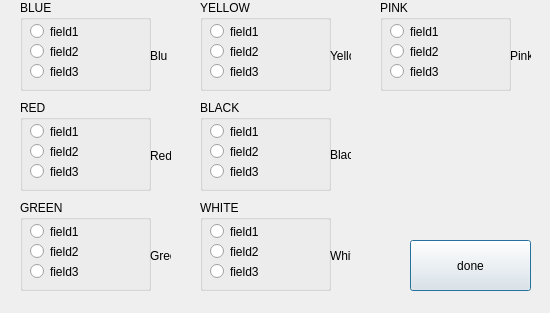
<?xml version="1.0" encoding="UTF-8"?>
<ui version="4.0">
 <class>secondwindow</class>
 <widget class="QDialog" name="secondwindow">
  <property name="geometry">
   <rect>
    <x>0</x>
    <y>0</y>
    <width>550</width>
    <height>313</height>
   </rect>
  </property>
  <property name="windowTitle">
   <string>Dialog</string>
  </property>
  <widget class="QPushButton" name="pushButton">
   <property name="geometry">
    <rect>
     <x>410</x>
     <y>240</y>
     <width>121</width>
     <height>51</height>
    </rect>
   </property>
   <property name="text">
    <string>done</string>
   </property>
  </widget>
  <widget class="QGroupBox" name="groupBox">
   <property name="geometry">
    <rect>
     <x>20</x>
     <y>0</y>
     <width>131</width>
     <height>91</height>
    </rect>
   </property>
   <property name="title">
    <string>BLUE</string>
   </property>
   <widget class="QRadioButton" name="radioButton">
    <property name="geometry">
     <rect>
      <x>10</x>
      <y>20</y>
      <width>112</width>
      <height>23</height>
     </rect>
    </property>
    <property name="text">
     <string>field1</string>
    </property>
   </widget>
   <widget class="QRadioButton" name="radioButton_2">
    <property name="geometry">
     <rect>
      <x>10</x>
      <y>40</y>
      <width>112</width>
      <height>23</height>
     </rect>
    </property>
    <property name="text">
     <string>field2</string>
    </property>
   </widget>
   <widget class="QRadioButton" name="radioButton_3">
    <property name="geometry">
     <rect>
      <x>10</x>
      <y>60</y>
      <width>112</width>
      <height>23</height>
     </rect>
    </property>
    <property name="text">
     <string>field3</string>
    </property>
   </widget>
  </widget>
  <widget class="QGroupBox" name="groupBox_2">
   <property name="geometry">
    <rect>
     <x>20</x>
     <y>100</y>
     <width>131</width>
     <height>91</height>
    </rect>
   </property>
   <property name="title">
    <string>RED</string>
   </property>
   <widget class="QRadioButton" name="radioButton_5">
    <property name="geometry">
     <rect>
      <x>10</x>
      <y>40</y>
      <width>112</width>
      <height>23</height>
     </rect>
    </property>
    <property name="text">
     <string>field2</string>
    </property>
   </widget>
   <widget class="QRadioButton" name="radioButton_6">
    <property name="geometry">
     <rect>
      <x>10</x>
      <y>60</y>
      <width>112</width>
      <height>23</height>
     </rect>
    </property>
    <property name="text">
     <string>field3</string>
    </property>
   </widget>
   <widget class="QRadioButton" name="radioButton_4">
    <property name="geometry">
     <rect>
      <x>10</x>
      <y>20</y>
      <width>112</width>
      <height>23</height>
     </rect>
    </property>
    <property name="text">
     <string>field1</string>
    </property>
   </widget>
  </widget>
  <widget class="QGroupBox" name="groupBox_3">
   <property name="geometry">
    <rect>
     <x>20</x>
     <y>200</y>
     <width>131</width>
     <height>91</height>
    </rect>
   </property>
   <property name="title">
    <string>GREEN</string>
   </property>
   <widget class="QRadioButton" name="radioButton_8">
    <property name="geometry">
     <rect>
      <x>10</x>
      <y>40</y>
      <width>112</width>
      <height>23</height>
     </rect>
    </property>
    <property name="text">
     <string>field2</string>
    </property>
   </widget>
   <widget class="QRadioButton" name="radioButton_9">
    <property name="geometry">
     <rect>
      <x>10</x>
      <y>60</y>
      <width>112</width>
      <height>23</height>
     </rect>
    </property>
    <property name="text">
     <string>field3</string>
    </property>
   </widget>
   <widget class="QRadioButton" name="radioButton_7">
    <property name="geometry">
     <rect>
      <x>10</x>
      <y>20</y>
      <width>112</width>
      <height>23</height>
     </rect>
    </property>
    <property name="text">
     <string>field1</string>
    </property>
   </widget>
  </widget>
  <widget class="QGroupBox" name="groupBox_4">
   <property name="geometry">
    <rect>
     <x>200</x>
     <y>0</y>
     <width>131</width>
     <height>91</height>
    </rect>
   </property>
   <property name="title">
    <string>YELLOW</string>
   </property>
   <widget class="QRadioButton" name="radioButton_10">
    <property name="geometry">
     <rect>
      <x>10</x>
      <y>20</y>
      <width>112</width>
      <height>23</height>
     </rect>
    </property>
    <property name="text">
     <string>field1</string>
    </property>
   </widget>
   <widget class="QRadioButton" name="radioButton_11">
    <property name="geometry">
     <rect>
      <x>10</x>
      <y>40</y>
      <width>112</width>
      <height>23</height>
     </rect>
    </property>
    <property name="text">
     <string>field2</string>
    </property>
   </widget>
   <widget class="QRadioButton" name="radioButton_12">
    <property name="geometry">
     <rect>
      <x>10</x>
      <y>60</y>
      <width>112</width>
      <height>23</height>
     </rect>
    </property>
    <property name="text">
     <string>field3</string>
    </property>
   </widget>
  </widget>
  <widget class="QGroupBox" name="groupBox_5">
   <property name="geometry">
    <rect>
     <x>200</x>
     <y>100</y>
     <width>131</width>
     <height>91</height>
    </rect>
   </property>
   <property name="title">
    <string>BLACK</string>
   </property>
   <widget class="QRadioButton" name="radioButton_13">
    <property name="geometry">
     <rect>
      <x>10</x>
      <y>20</y>
      <width>112</width>
      <height>23</height>
     </rect>
    </property>
    <property name="text">
     <string>field1</string>
    </property>
   </widget>
   <widget class="QRadioButton" name="radioButton_14">
    <property name="geometry">
     <rect>
      <x>10</x>
      <y>40</y>
      <width>112</width>
      <height>23</height>
     </rect>
    </property>
    <property name="text">
     <string>field2</string>
    </property>
   </widget>
   <widget class="QRadioButton" name="radioButton_15">
    <property name="geometry">
     <rect>
      <x>10</x>
      <y>60</y>
      <width>112</width>
      <height>23</height>
     </rect>
    </property>
    <property name="text">
     <string>field3</string>
    </property>
   </widget>
  </widget>
  <widget class="QGroupBox" name="groupBox_6">
   <property name="geometry">
    <rect>
     <x>200</x>
     <y>200</y>
     <width>131</width>
     <height>91</height>
    </rect>
   </property>
   <property name="title">
    <string>WHITE</string>
   </property>
   <widget class="QRadioButton" name="radioButton_16">
    <property name="geometry">
     <rect>
      <x>10</x>
      <y>20</y>
      <width>112</width>
      <height>23</height>
     </rect>
    </property>
    <property name="text">
     <string>field1</string>
    </property>
   </widget>
   <widget class="QRadioButton" name="radioButton_17">
    <property name="geometry">
     <rect>
      <x>10</x>
      <y>40</y>
      <width>112</width>
      <height>23</height>
     </rect>
    </property>
    <property name="text">
     <string>field2</string>
    </property>
   </widget>
   <widget class="QRadioButton" name="radioButton_18">
    <property name="geometry">
     <rect>
      <x>10</x>
      <y>60</y>
      <width>112</width>
      <height>23</height>
     </rect>
    </property>
    <property name="text">
     <string>field3</string>
    </property>
   </widget>
  </widget>
  <widget class="QGroupBox" name="groupBox_7">
   <property name="geometry">
    <rect>
     <x>380</x>
     <y>0</y>
     <width>131</width>
     <height>91</height>
    </rect>
   </property>
   <property name="title">
    <string>PINK</string>
   </property>
   <widget class="QRadioButton" name="radioButton_19">
    <property name="geometry">
     <rect>
      <x>10</x>
      <y>20</y>
      <width>112</width>
      <height>23</height>
     </rect>
    </property>
    <property name="text">
     <string>field1</string>
    </property>
   </widget>
   <widget class="QRadioButton" name="radioButton_20">
    <property name="geometry">
     <rect>
      <x>10</x>
      <y>40</y>
      <width>112</width>
      <height>23</height>
     </rect>
    </property>
    <property name="text">
     <string>field2</string>
    </property>
   </widget>
   <widget class="QRadioButton" name="radioButton_21">
    <property name="geometry">
     <rect>
      <x>10</x>
      <y>60</y>
      <width>112</width>
      <height>23</height>
     </rect>
    </property>
    <property name="text">
     <string>field3</string>
    </property>
   </widget>
  </widget>
  <widget class="QLabel" name="label_2">
   <property name="geometry">
    <rect>
     <x>150</x>
     <y>120</y>
     <width>21</width>
     <height>71</height>
    </rect>
   </property>
   <property name="text">
    <string>Red</string>
   </property>
  </widget>
  <widget class="QLabel" name="label">
   <property name="geometry">
    <rect>
     <x>150</x>
     <y>20</y>
     <width>21</width>
     <height>71</height>
    </rect>
   </property>
   <property name="text">
    <string>Blu</string>
   </property>
  </widget>
  <widget class="QLabel" name="label_3">
   <property name="geometry">
    <rect>
     <x>150</x>
     <y>220</y>
     <width>21</width>
     <height>71</height>
    </rect>
   </property>
   <property name="text">
    <string>Green</string>
   </property>
  </widget>
  <widget class="QLabel" name="label_4">
   <property name="geometry">
    <rect>
     <x>330</x>
     <y>20</y>
     <width>21</width>
     <height>71</height>
    </rect>
   </property>
   <property name="text">
    <string>Yellow</string>
   </property>
  </widget>
  <widget class="QLabel" name="label_5">
   <property name="geometry">
    <rect>
     <x>330</x>
     <y>120</y>
     <width>21</width>
     <height>71</height>
    </rect>
   </property>
   <property name="text">
    <string>&lt;font color = black&gt;Black</string>
   </property>
  </widget>
  <widget class="QLabel" name="label_6">
   <property name="geometry">
    <rect>
     <x>330</x>
     <y>220</y>
     <width>21</width>
     <height>71</height>
    </rect>
   </property>
   <property name="text">
    <string>White</string>
   </property>
  </widget>
  <widget class="QLabel" name="label_7">
   <property name="geometry">
    <rect>
     <x>510</x>
     <y>20</y>
     <width>21</width>
     <height>71</height>
    </rect>
   </property>
   <property name="text">
    <string>Pink</string>
   </property>
  </widget>
 </widget>
 <resources/>
 <connections/>
</ui>
